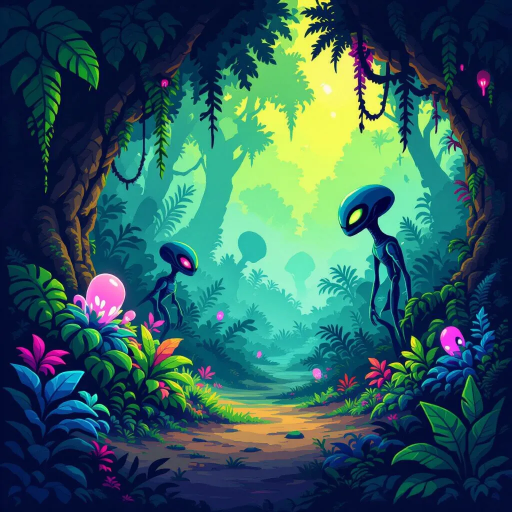
#> input picture sim/test_image_2.webp, 1024 x 1024 px, found by its file name (shown at 1/2 size)
$ python image_to_mem.py
#> lines starting #> are read from the running program, lines starting #| are printed output that depends on the picture
import os
from PIL import Image

def generate_mem_file(image_path, output_path="image_in.mem", size=(128, 128)):
#> called with image_path = 'test_image_2.webp', output_path = 'image_in.mem', size = (128, 128)
    try:
        # Open image and ensure it is standard RGB (drops alpha/transparency channels)
        img = Image.open(image_path).convert('RGB')
#> img is the input picture: PIL image 1024x1024 RGB; mean R, G, B 48, 92.2, 92.8

        # Resize to fit safely in standard BRAM (128x128 = 16,384 pixels)
        img = img.resize(size)
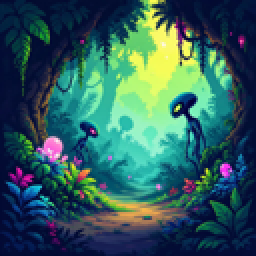
#> img: PIL image 128x128 RGB (shown 2 times larger); mean R, G, B 48, 92.2, 92.8
        pixels = img.load()

        # Write to the .mem file
        with open(output_path, "w") as f:
            for y in range(img.height):
                for x in range(img.width):
                    r, g, b = pixels[x, y]
                    # Write exactly 24 bits (6 hex characters) per line
                    # Example: pure red becomes "ff0000"
                    f.write(f"{r:02x}{g:02x}{b:02x}\n")

        print(f"✅ Success! '{output_path}' generated.")
        print(f"📊 Total pixels written: {img.width * img.height}")
#| 📊 Total pixels written: 16384
        print("Ready for Vivado $readmemh!")

    except Exception as e:
        print(f"❌ Error: {e}")
        print("Check that your image file exists in the same directory.")

if __name__ == "__main__":
    # 1. Get the exact folder path where this script is saved
    script_dir = os.path.dirname(os.path.abspath(__file__))

    # 2. Combine that folder path with your image name
    test_image_name = "test_image_2.webp"
    full_image_path = os.path.join(script_dir, test_image_name)

    # 3. Also save the output .mem file in the exact same folder
    full_output_path = os.path.join(script_dir, "image_in.mem")

    generate_mem_file(full_image_path, output_path=full_output_path)
